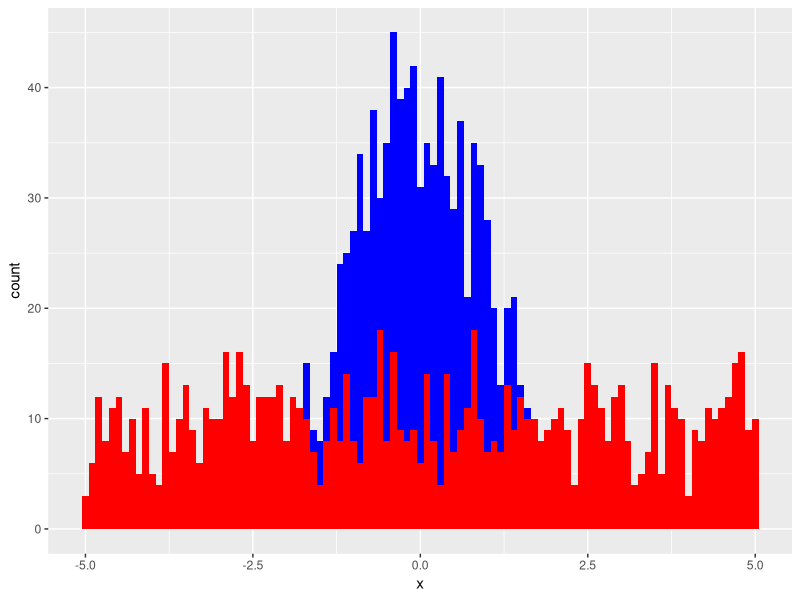

This chart was generated by the following R code:
library(tidyverse)


df <- tibble(
  x = rnorm(n = 1000, mean = 0, sd = 1),
  y = runif(n = 1000, min = -5, max = 5)
)

ggplot(df) +
  geom_histogram(aes(x), fill = "blue", binwidth = 0.1) +
  geom_histogram(aes(y), fill = "red", binwidth = 0.1)
